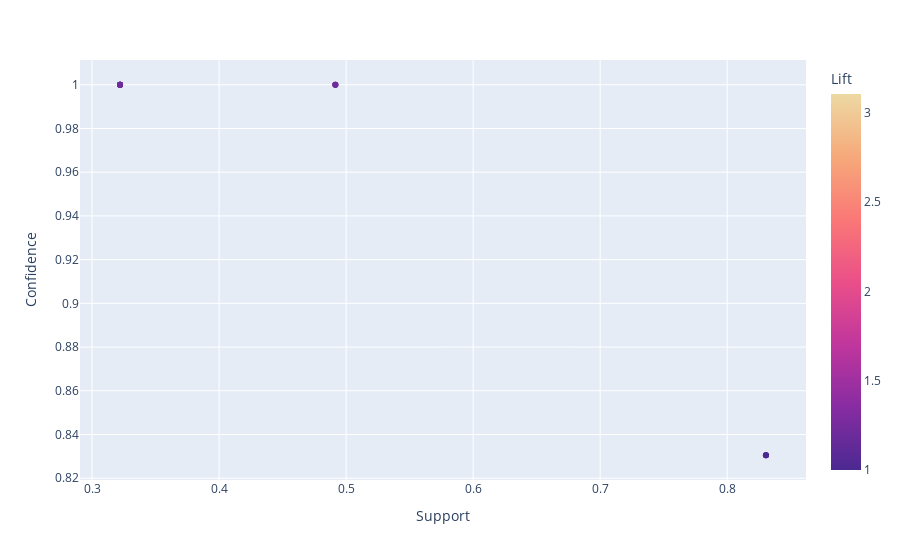

Notebook code for this chart:
### Code cell
fig = px.scatter(Micturition_pains_rules, x='Support', y='Confidence', color='Lift',
                 hover_data=['LHS', 'RHS'], color_continuous_scale='agsunset')
fig.show()

### Figure 1 — Plotly figure (JSON) as saved in the notebook; plotly's stock layout.template omitted (floating-point values rounded to 4 significant figures)
{"data": [{"customdata": [[["Lumbar pain"], ["Micturition pains", "Occurrence of nausea"]], [["Occurrence of nausea"], ["Micturition pains", "Lumbar pain"]], [["Burning of urethra"], ["Micturition pains"]], [["Lumbar pain"], ["Micturition pains"]], [["Occurrence of nausea"], ["Micturition pains"]], [["Burning of urethra"], ["Micturition pains", "Urine pushing"]], [["Burning of urethra", "Urine pushing"], ["Micturition pains"]], [["Lumbar pain", "Occurrence of nausea"], ["Micturition pains"]], [["Lumbar pain"], ["Micturition pains", "Urine pushing"]], [["Lumbar pain", "Urine pushing"], ["Micturition pains"]], [["Occurrence of nausea"], ["Micturition pains", "Urine pushing"]], [["Occurrence of nausea", "Urine pushing"], ["Micturition pains"]], [[], ["Micturition pains"]], [[], ["Micturition pains", "Urine pushing"]], [["Urine pushing"], ["Micturition pains"]]], "hovertemplate": "Support=%{x}<br>Confidence=%{y}<br>LHS=%{customdata[0]}<br>RHS=%{customdata[1]}<br>Lift=%{marker.color}<extra></extra>", "legendgroup": "", "marker": {"color": [3.105, 3.105, 1.204, 1.204, 1.204, 1.204, 1.204, 1.204, 1.204, 1.204, 1.204, 1.204, 1, 1, 1], "coloraxis": "coloraxis", "symbol": "circle"}, "mode": "markers", "name": "", "orientation": "v", "showlegend": false, "type": "scatter", "x": [0.322, 0.322, 0.4915, 0.322, 0.322, 0.4915, 0.4915, 0.322, 0.322, 0.322, 0.322, 0.322, 0.8305, 0.8305, 0.8305], "xaxis": "x", "y": [1, 1, 1, 1, 1, 1, 1, 1, 1, 1, 1, 1, 0.8305, 0.8305, 0.8305], "yaxis": "y"}], "layout": {"coloraxis": {"colorbar": {"title": {"text": "Lift"}}, "colorscale": [[0, "rgb(75, 41, 145)"], [0.1667, "rgb(135, 44, 162)"], [0.3333, "rgb(192, 54, 157)"], [0.5, "rgb(234, 79, 136)"], [0.6667, "rgb(250, 120, 118)"], [0.8333, "rgb(246, 169, 122)"], [1, "rgb(237, 217, 163)"]]}, "legend": {"tracegroupgap": 0}, "margin": {"t": 60}, "xaxis": {"anchor": "y", "domain": [0, 1], "title": {"text": "Support"}}, "yaxis": {"anchor": "x", "domain": [0, 1], "title": {"text": "Confidence"}}}}
